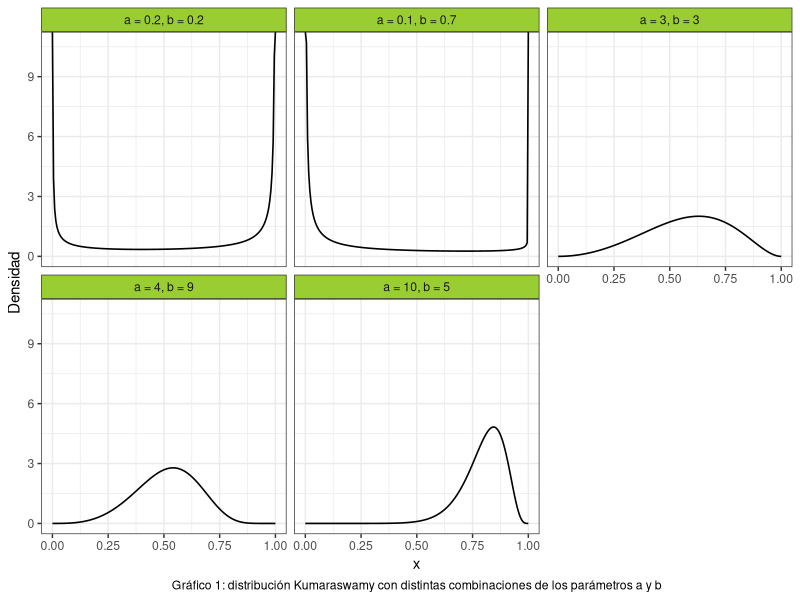
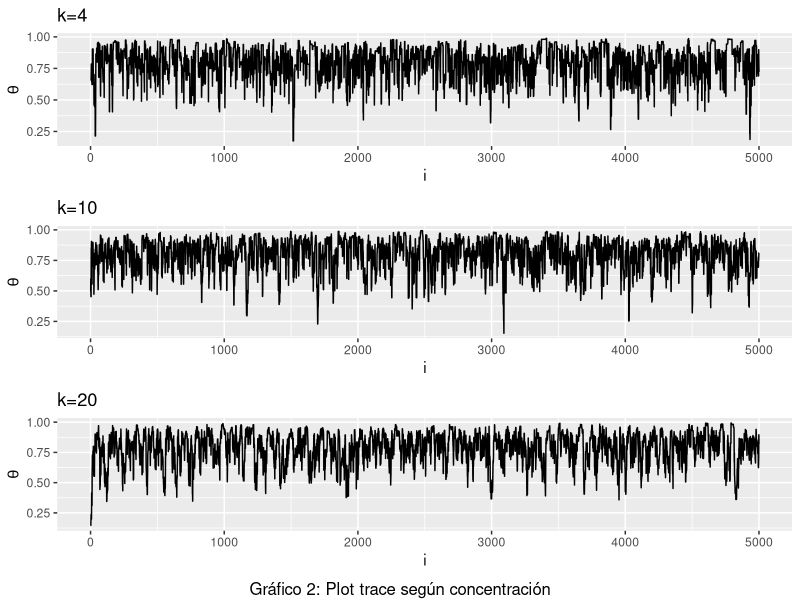
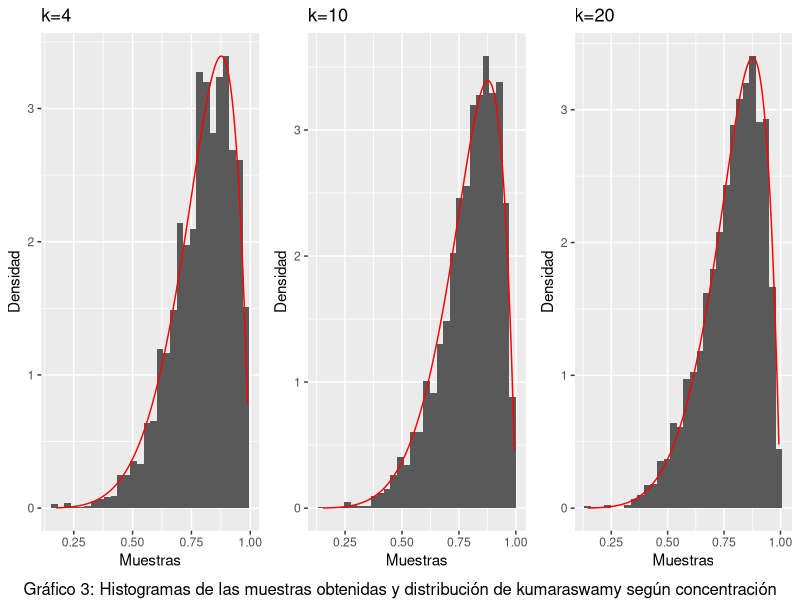
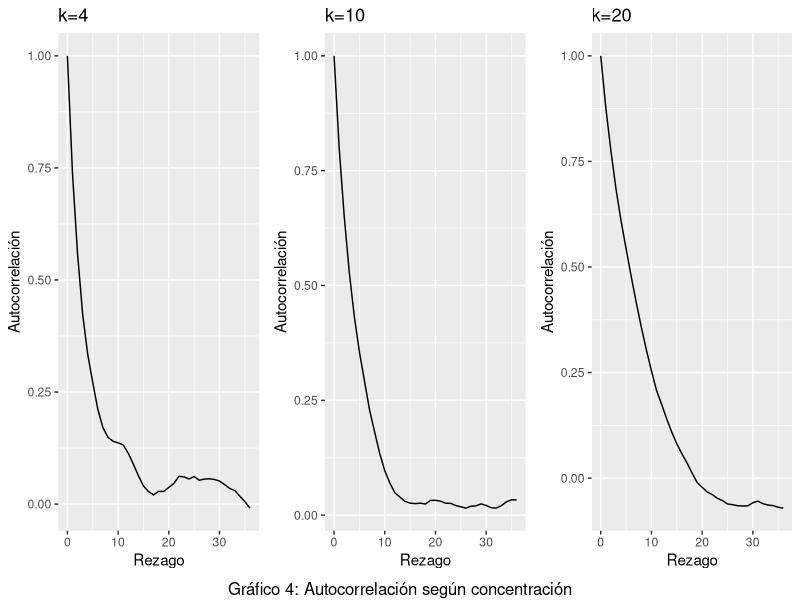
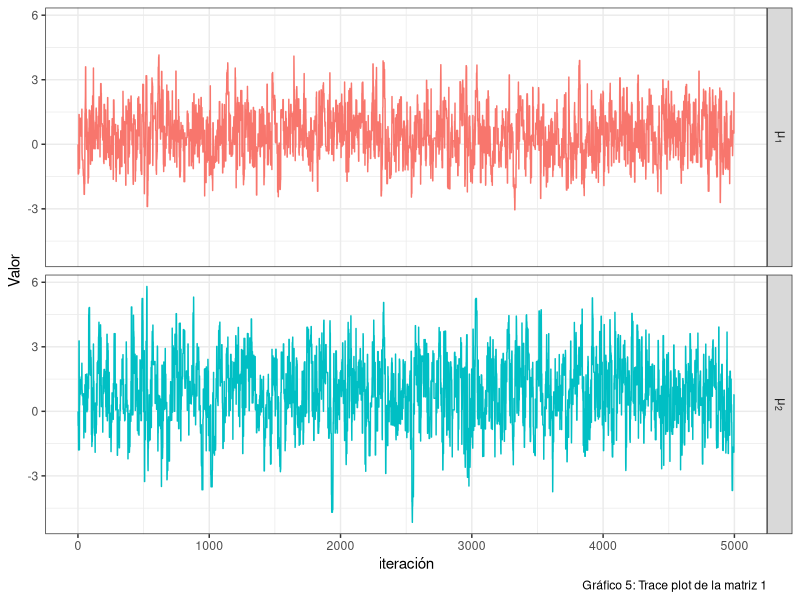
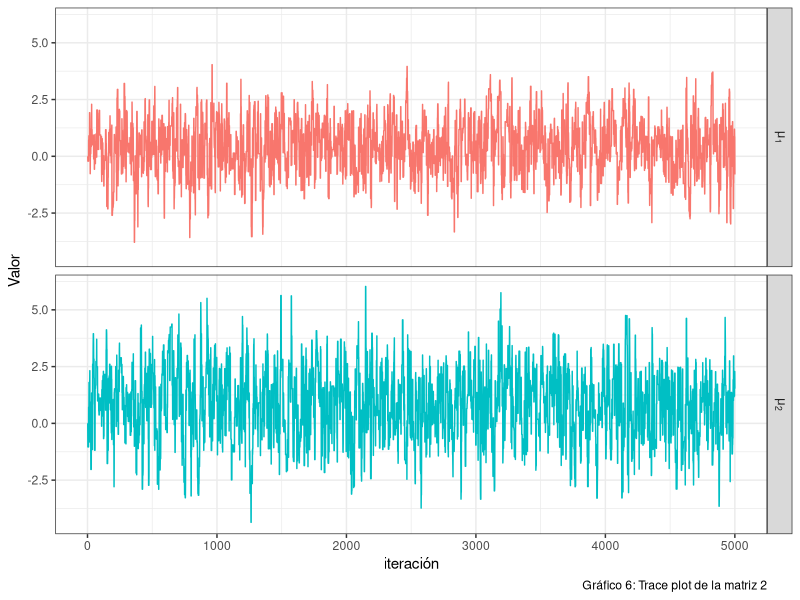
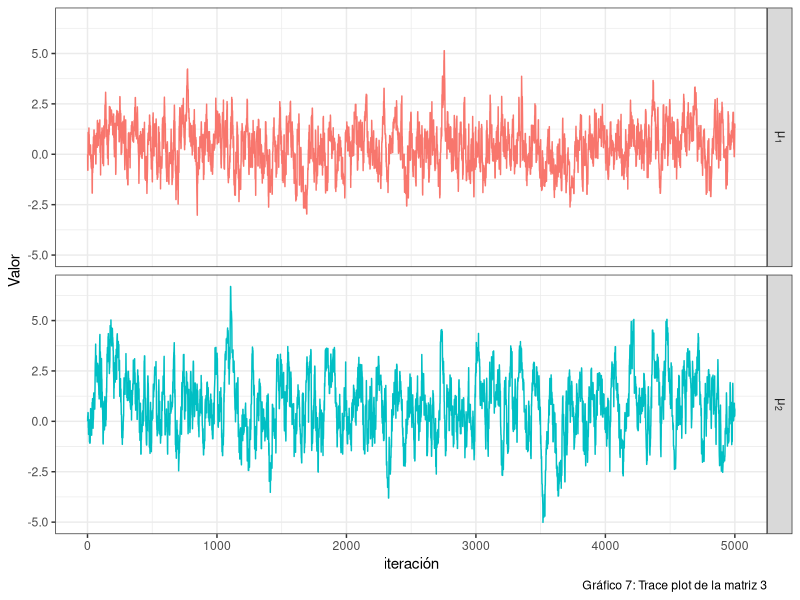
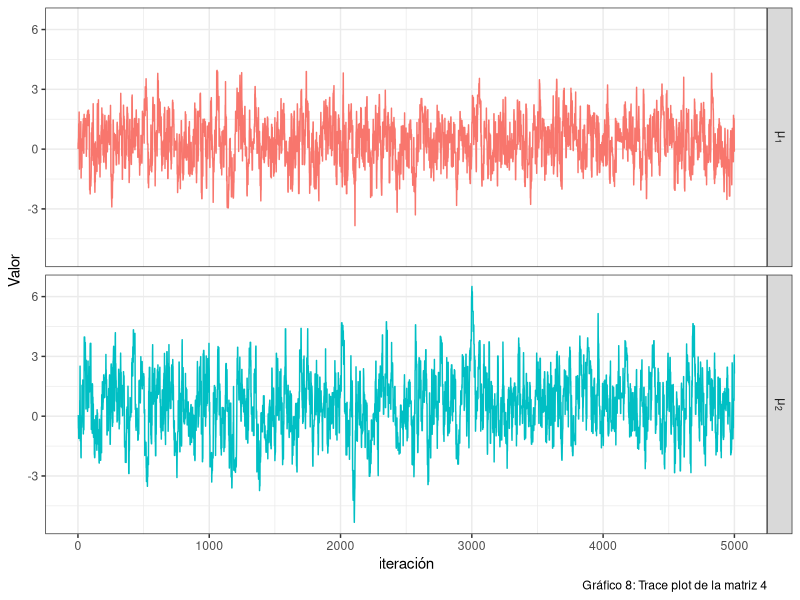

Reproduce these figures in R, in order.
## ---- chunk 1
#Librerias
library(ggplot2)
library(dplyr)
library(gridExtra)
library(kableExtra)
library(stats)
library(mvtnorm)
set.seed(394)
## ---- chunk 2

cant_saltos <- 0


sample_mh <- function(d_objetivo, r_propuesta, d_propuesta, p_inicial, n) {
  muestras <- matrix(nrow = n, ncol = length(p_inicial))
  muestras[1, ] <- p_inicial
  
  for(i in 2:n) {
    p_actual <- muestras[i-1,]
    p_nuevo <- r_propuesta(p_actual)
    
    f_nuevo <- d_objetivo(p_nuevo)
    f_actual <- d_objetivo(p_actual)
    
    q_actual <- d_propuesta(p_actual, mean = p_nuevo)
    q_nuevo <- d_propuesta(p_nuevo, mean = p_actual)
    
    alpha <- min(1, (f_nuevo/f_actual)*(q_actual/q_nuevo))
    aceptar <- rbinom(1, 1, alpha)
    
    if(aceptar) { 
      muestras[i,] <- p_nuevo
      cant_saltos <- cant_saltos + 1
      
    } else {
      muestras[i,] <- p_actual
    }
  }
  
  if (ncol(muestras) == 1) {
    muestras <- as.vector(muestras)
  } 
  return(list(muestras=muestras,cant_saltos=cant_saltos))
}

## ---- chunk 3
#Punto 2
# Crear grilla para los valores de "x"
grid_n <- 200
x_grid <- seq(0, 1, length.out = grid_n)

kumaraswamy <- function(x, a, b){
  a*b*(x^(a-1))*((1-(x^a))^(b-1))
}

a <- c(0.2, 0.1, 3, 4, 10)
b <- c(0.2, 0.7, 3, 9, 5)


#Creamos un data frame para graficar la distribución de Kumaraswamy:

data1 <- data.frame(
  Funcion = as.factor(rep(1:5, each = grid_n)),
  Densidad = numeric(5 * grid_n),
  Grilla = rep(x_grid, times = 5)
) 

# Completamos el data frame con las densidades:
for(i in 1:5) {
    indices <- seq(from = 1 + (i - 1) * 200, to = 200 + (i - 1) * 200)
    data1$Densidad[indices] <- kumaraswamy(x_grid, a[i], b[i])
}

# Cambiamos las etiquetas de las variables para mejorar el gráfico
levels(data1$Funcion) <- c("a = 0.2, b = 0.2",
                           "a = 0.1, b = 0.7",
                           "a = 3, b = 3",
                           "a = 4, b = 9",
                           "a = 10, b = 5")

ggplot(data = data1, aes(x = Grilla, y = Densidad)) +
  geom_line(size = 0.55) +
  facet_wrap(~Funcion) +
  theme_bw() +
  labs(x = "x",
       caption = "Gráfico 1: distribución Kumaraswamy con distintas combinaciones de los parámetros a y b") + 
  theme(
    strip.background = element_rect(fill = "olivedrab3"),
    plot.caption = element_text(hjust = 0.5)
  )

## ---- chunk 4
#Punto 3
concentracion3 <- c(4,10,20)
tabla3 <- data.frame ( 
  concentracion = rep(concentracion3, each = 5000),
  muestra = numeric(15000)
  )
tasa3 <- numeric(3)

for (i in 1:3) {
#Funciones a usar
d_objetivo3 <- function(x) kumaraswamy(x, 6, 2)
d_propuesta3 <- function(x, mean) dbeta(x, shape1 = mean * concentracion3[i], shape2 = (1-mean) * concentracion3[i])
r_propuesta3 <- function(x) rbeta(1, shape1 = x * concentracion3[i], shape2 = (1-x) * concentracion3[i])
#Donde x hace referencia a mu
n3 <- 5000
p_inicial3 <- rbeta(1,shape1=2,shape2=2)
funcion3 <- sample_mh(d_objetivo3, r_propuesta3, d_propuesta3, p_inicial3, n3)
indices <- seq(from = 1 + (i - 1) * 5000, to = 5000 + (i - 1) * 5000)
tabla3$muestra[indices] <- funcion3$muestras

tasa3[i] <- funcion3$cant_saltos/n3
} 

#Tasa de aceptacion
# tabla3_2 <- 
  data.frame(
  Concentracion = c("4","10","20"),
  Tasa_de_aceptacion = tasa3
) %>%
  kable() %>%
  kable_styling(bootstrap_options = c("striped","hover","condensed")) %>%
  add_footnote("Tabla 1: Tasa de aceptación")

# print(tabla3_2)
## ---- chunk 5

#Gata peluda junta
# Agrego una columna con el orden de las muestras
tabla3$orden <- rep(1:5000, times = 3)
tabla3$concentracion <- as.factor(tabla3$concentracion) 


# Gráfico con múltiples líneas
grafico3_1 <- ggplot(data = tabla3, aes(x = orden, y = muestra, group = concentracion, color = concentracion)) +
  geom_line() +
  theme_bw() +
  labs(x = "x", y = "y", color = "Group", caption = "Gráfico: Trace plot para las 3 concentraciones") +
  theme(legend.position = "top")  



#Trace plots
plot_trace <- function(x){
  data.frame(x = seq_along(x), y = x) %>% 
    ggplot() +
    geom_line(aes(x = x, y = y))
}

grafico3_2 <- plot_trace(tabla3$muestra[1:5000]) +
              labs(x = "i", y = expression(theta), title = "k=4")
grafico3_3 <- plot_trace(tabla3$muestra[5001:10000]) +
              labs(x = "i", y = expression(theta), title = "k=10")
grafico3_4 <- plot_trace(tabla3$muestra[10001:15000]) +
              labs(x = "i", y = expression(theta), title = "k=20")

grid.arrange(grafico3_2,grafico3_3,grafico3_4, nrow=3, bottom ="Gráfico 2: Plot trace según concentración")
## ---- chunk 6

#Histogramas
plot_hist <- function(x, d_objetivo3) {
  x_seq <- seq(min(x), max(x), length.out = n3)
  df_hist <- data.frame(x = x)
  df_line <- data.frame(x = x_seq, y = d_objetivo3(x_seq))
  
  ggplot(df_hist)+
    geom_histogram(aes(x = x, y =after_stat(density))) +
    geom_line(aes(x = x, y = y), data = df_line, color = "red")
}

grafico3_5 <- plot_hist(tabla3$muestra[1:5000],d_objetivo3) +
  labs (title = "k=4", x = "Muestras", y = "Densidad")
grafico3_6 <- plot_hist(tabla3$muestra[5001:10000],d_objetivo3) +
  labs (title = "k=10", x = "Muestras", y = "Densidad")
grafico3_7 <- plot_hist(tabla3$muestra[10001:15000],d_objetivo3) +
  labs (title = "k=20", x = "Muestras", y = "Densidad")

grid.arrange(grafico3_5,grafico3_6,grafico3_7,nrow=1, bottom = "Gráfico 3: Histogramas de las muestras obtenidas y distribución de kumaraswamy según concentración")

## ---- chunk 7

#Graficos de autocorrelacion
plot_acf <- function(data, title) {
  acf_result <- acf(data, plot = FALSE)
  ggplot() +
    geom_line(aes(y = acf_result$acf, x = acf_result$lag)) +
    labs(title = title, x = "Rezago", y = "Autocorrelación")
}


grafico3_8 <- plot_acf(tabla3$muestra[1:5000], "k=4")
grafico3_9 <- plot_acf(tabla3$muestra[5001:10000], "k=10")
grafico3_10 <- plot_acf(tabla3$muestra[10001:15000], "k=20")

grid.arrange(grafico3_8,grafico3_9,grafico3_10,nrow=1,  bottom = "Gráfico 4: Autocorrelación según concentración") 

## ---- chunk 8
#Punto 4
muestra4_1 <- tabla3$muestra[1:5000]
muestra4_2 <- tabla3$muestra[5001:10000]
muestra4_3 <- tabla3$muestra[10001:15000]

#Calculo de la media y los percentiles 5 y 95 para X:
variable_x <- data.frame(
  Muestra = c("1", "2", "3"),
  Concentración = c("k=4", "k=10", "k=20"),
  Medias =  c(mean(muestra4_1), mean(muestra4_2), mean(muestra4_3)),
  Percentil_5 = c(quantile(muestra4_1, prob = c(0.05)),
                  quantile(muestra4_2, prob = c(0.05)),
                  quantile(muestra4_3, prob = c(0.05))
                  ),
  Percentil_95 = c(quantile(muestra4_1, prob = c(0.95)),
                  quantile(muestra4_2, prob = c(0.95)),
                  quantile(muestra4_3, prob = c(0.95))
                  )
) %>%
  kable() %>%
  kable_styling(bootstrap_options = c("striped","hover","condensed")) %>%
  add_footnote("Tabla 2: Media y percentiles de X")

print(variable_x)


## ---- chunk 9
#Cálculo de la media y los percentiles 5 y 95 para logit(X):
l_m1 <- log((muestra4_1/(1-muestra4_1)))
l_m2 <- log((muestra4_2/(1-muestra4_2)))
l_m3 <- log((muestra4_3/(1-muestra4_3)))



variable_logit_X <- data.frame(
  Muestra = c("1", "2", "3"),
  Concentración = c("k=4", "k=10", "k=20"),
  Medias = c(mean(l_m1), mean(l_m2), mean(l_m3)),
  Percentil_5 = c(quantile(l_m1, prob = c(0.05)),
                  quantile(l_m2, prob = c(0.05)),
                  quantile(l_m3, prob = c(0.05))
                  ),
  Percentil_95 = c(quantile(l_m1, prob = c(0.95)),
                  quantile(l_m2, prob = c(0.95)),
                  quantile(l_m3, prob = c(0.95))
                  )
) %>%
  kable() %>%
  kable_styling(bootstrap_options = c("striped","hover","condensed")) %>%
  add_footnote("Tabla 3: Media y percentiles de logit(X)")


print(variable_logit_X)


## ---- chunk 10
#Paso 7

# Funciones a utilizar

#1.Trace plot
plot_trace <- function(x, y) {
  n <- length(x)
  df <- data.frame(
    x = rep(1:n, 2),
    y = c(x,y),
    parametro = factor(rep(1:2, each = n), labels = c(expression(mu[1]), expression(mu[2]))) 
  )
  
  ggplot(df) +
    geom_line(aes(x = x, y = y, color = parametro)) +
    facet_wrap(~parametro, labeller = label_parsed,
               nrow = 2, strip.position = "right") +
    labs(x = "iteración", y = "Valor") +
    theme_bw()
}



#2. Número efectivo de muestras
n_eff <- function(muestras){
  S <- length(muestras)
  autocorr <- acf(muestras, plot = F, lag = Inf)$acf
  limite <- which((autocorr < 0.001))[1] #sumamos hasta ese valor
  denom <- 1 + 2 * sum(autocorr[2:limite])
  
  S/denom
  
}


n7 <- 5000
funcion7_1 <- function(matriz_cov) {
    d_objetivo7 <- function(x) dmvnorm(x,c(0.4,0.75),matrix(c(1.35,0.4,0.4,2.4),nrow=2))
    d_propuesta7 <- function(x, mean) dmvnorm(x,mean = mean ,sigma = matriz_cov)
    r_propuesta7 <- function(x) rmvnorm(1, mean = x, sigma = matriz_cov)  


funcion7 <- sample_mh(d_objetivo7,r_propuesta7,d_propuesta7,c(0,0),n7)
muestra7 <- funcion7$muestras
grafico7_1 <- plot_trace(muestra7[,1],muestra7[,2])
n_eff7_1 <- n_eff(muestra7[,1])
n_eff7_2 <- n_eff(muestra7[,2])
 return(list(grafico = grafico7_1, n1 = n_eff7_1, n2 = n_eff7_2,
             muestra7 = muestra7))

}

#Evalucación de diferentes matrices de variancia y covariancia
matriz1 <- funcion7_1(matrix(c(2, 0.5, 0.5, 3), nrow = 2))
matriz2 <- funcion7_1(matrix(c(2, 0, 0, 3), nrow = 2))
matriz3 <- funcion7_1(matrix(c(0.4, 0, 0, 0.4), nrow = 2))
matriz4 <- funcion7_1(matrix(c(1, 0, 0, 1), nrow = 2))
matriz5 <- funcion7_1(matrix(c(5, 0, 0, 6), nrow = 2))

matriz1$grafico + labs(caption = "Gráfico 5: Trace plot de la matriz 1") +
    theme(legend.position = "none")
matriz2$grafico + labs(caption = "Gráfico 6: Trace plot de la matriz 2") +
    theme(legend.position = "none")
matriz3$grafico + labs(caption = "Gráfico 7: Trace plot de la matriz 3") +
    theme(legend.position = "none")
matriz4$grafico + labs(caption = "Gráfico 8: Trace plot de la matriz 4") +
    theme(legend.position = "none")
matriz5$grafico + labs(caption = "Gráfico 9: Trace plot de la matriz 5") +
    theme(legend.position = "none")

## ---- chunk 11

tabla <- data.frame(
  Matriz = c("1", "2", "3", "4", "5"),
  Num_efectivo_p1 = trunc(c(matriz1$n1, matriz2$n1, matriz3$n1, matriz4$n1, matriz5$n1)),
  Num_efectivo_p2 = trunc(c(matriz1$n2, matriz2$n2, matriz3$n2, matriz4$n2, matriz5$n2))
  ) %>%
  kable() %>%
  kable_styling(bootstrap_options = c("striped","hover","condensed")) %>%
  add_footnote("Tabla 4: Números efectivos de muestras para cada matriz y cada parámetro")

print(tabla)
#Nos quedariamos con la ultima matriz.
## ---- chunk 12
#Punto 8: se calculan las probabilidades con la última matriz de var y cov.
muestra7 <- as.data.frame(matriz5$muestra7)
colnames(muestra7) <- c("X", "Y")

#Probabilidades estimadas
#Probabilidad n°1:
prob1 <- muestra7 %>% 
  filter(X > 1) %>% 
  count(Y < 0)

p1 <- prob1$n[2]/(n7)


#Probabilidad n°2:
prob2 <- muestra7 %>% 
  filter(X > 1) %>% 
  count(Y > 2)

p2 <- prob2$n[2]/(n7)



#Probabilidad n°3:
prob3 <- muestra7 %>% 
  filter(X > 0.4) %>% 
  count(Y > 0.75)

p3 <- prob3$n[2]/(n7)



#Probabilidades reales:

#Probabilidad n°1:
p4 <- pmvnorm(lower = c(1, -Inf), upper = c(Inf, 0), 
        mean = c(0.4, 0.75), sigma = matrix(c(1.35, 0.4, 0.4, 2.4), nrow = 2))

#Cómo funcionan "lower" y "upper"? 
#"lower" es un vector que indica los limites inferiores de cada variable: 1 para X y -Infinito para Y; "upper" funciona de manera igual.


#Probabilidad n°2:
p5 <- pmvnorm(lower = c(1, 2), upper = c(Inf, Inf), 
        mean = c(0.4, 0.75), sigma = matrix(c(1.35, 0.4, 0.4, 2.4), nrow = 2))



#Probabilidad n°3:
p6 <- pmvnorm(lower = c(0.4, 0.75), upper = c(Inf, Inf), 
        mean = c(0.4, 0.75), sigma = matrix(c(1.35, 0.4, 0.4, 2.4), nrow = 2))

data.frame (
  Probabilidad = c("i","ii","iii"),
  Estimada = c(p1,p2,p3),
  Real = c(p4,p5,p6)
) %>%
  kable() %>%
  kable_styling(bootstrap_options = c("striped","hover","condensed")) %>%
  add_footnote("Tabla 5: Probabilidades estimadas y reales")
## ---- chunk 13
#Punto 9

p_estrella <- function(x, a, b){
  exp(-((((a - x[1])^2) + b * ((x[2] - x[1])^2))^2))
}



n9 <- 5000

funcion9_1 <- function(matriz_cov) {
    d_objetivo9 <- function(x) p_estrella(x, 0.5, 5)
    d_propuesta9 <- function(x, mean) dmvnorm(x, mean = mean, sigma = matriz_cov)
    r_propuesta9 <- function(x) rmvnorm(1, mean = x, sigma = matriz_cov)  
    
    funcion9 <- sample_mh(d_objetivo9,r_propuesta9,d_propuesta9,c(0,0),n9)
    muestra9 <- funcion9$muestras
    grafico9_1 <- plot_trace(muestra9[,1],muestra9[,2])
    
    n_eff9_1 <- n_eff(muestra9[,1])
    n_eff9_2 <- n_eff(muestra9[,2])
    tasa9 <- funcion9$cant_saltos/n9
    autocorr_1 <- acf(muestra9[,1], plot = F)
    autocorr_2 <- acf(muestra9[,2], plot = F)
    
    return(list(grafico = grafico9_1, n1 = n_eff9_1, n2 = n_eff9_2,
             muestra9 = muestra9, tasa9 = tasa9, autocorr_p1 = autocorr_1,
             autocorr_p2 = autocorr_2))

}


matriz1 <- funcion9_1(matrix(c(0.3, 0.1, 0.1, 0.2), nrow = 2))
matriz2 <- funcion9_1(matrix(c(2, 0, 0, 2), nrow = 2))
matriz3 <- funcion9_1(matrix(c(4, 1, 1, 4), nrow = 2))



grafico9_1_1 <- ggplot()+
  geom_line(aes(y = matriz1$autocorr_p1$acf, x = matriz1$autocorr_p1$lag)) +
  labs (title = "Autocorrelación para 'a' ", x = "Rezago", y = "Autocorrelación")

grafico9_1_2 <- ggplot()+
  geom_line(aes(y = matriz1$autocorr_p2$acf, x = matriz1$autocorr_p2$lag)) +
  labs (title = "Autocorrelación para 'b' ", x = "Rezago", y = "Autocorrelación")


grafico9_2_1 <- ggplot()+
  geom_line(aes(y = matriz2$autocorr_p1$acf, x = matriz2$autocorr_p1$lag)) +
  labs (title = "Autocorrelación para 'a' ", x = "Rezago", y = "Autocorrelación")

grafico9_2_2 <- ggplot()+
  geom_line(aes(y = matriz2$autocorr_p2$acf, x = matriz2$autocorr_p2$lag)) +
  labs (title = "Autocorrelación para 'b' ", x = "Rezago", y = "Autocorrelación")

grafico9_3_1 <- ggplot()+
  geom_line(aes(y = matriz3$autocorr_p1$acf, x = matriz3$autocorr_p1$lag)) +
  labs (title = "Autocorrelación para 'a' ", x = "Rezago", y = "Autocorrelación")


grafico9_3_2 <- ggplot()+
  geom_line(aes(y = matriz3$autocorr_p2$acf, x = matriz3$autocorr_p2$lag)) +
  labs (title = "Autocorrelación para 'b' ", x = "Rezago", y = "Autocorrelación")
## ---- chunk 14
grid.arrange(matriz1$grafico, matriz3$grafico, ncol= 2)

tasas <- data.frame(
  Matriz = c("1", "2", "3"),
  Tasa = c(matriz1$tasa9, matriz2$tasa9, matriz3$tasa9)
)


grid.arrange(grafico9_1_1, grafico9_2_1, grafico9_3_1, ncol = 3)
grid.arrange(grafico9_1_2, grafico9_2_2, grafico9_3_2, ncol = 3)
## ---- chunk 15
#Punto 10
muestra9 <- as.data.frame(matriz1$muestra9)
colnames(muestra9) <- c("X", "Y")

#Probabilidades estimadas
#Probabilidad n°1:
prob1 <- muestra9 %>% 
  filter(X > 0 & X < 1 ) %>% 
  count(Y < 1 & Y > 0)

prob1$n[2]/(n9)



#Probabilidad n°2:
prob2 <- muestra9 %>% 
  filter(X > -1 & X < 0 ) %>% 
  count(Y < 1 & Y > 0)

prob2$n[2]/(n9)




#Probabilidad n°3:
prob3 <- muestra9 %>% 
  filter(X > 1 & X < 2 ) %>% 
  count(Y < 3 & Y > 2)

prob3$n[2]/(n9)
## ---- chunk 16
# Punto 11
# Calculo P(0<X1<1, 0<X2<1)

k <- 10000
u <- matrix(runif(k*2), ncol = 2)
p_estrella_eval <- numeric(k)

for (i in 1:k) {
  p_estrella_eval[i] <- p_estrella(u[i,], 0.5, 5)
}

rdo_prob1 <- mean(p_estrella_eval)

# Calculo P(-1<X1<0, 0<X2<1)

u <- matrix(c(runif(k, min = -1, max = 0),
              runif(k, min = 0, max = 1)),
            ncol = 2)

for (i in 1:k) {
  p_estrella_eval[i] <- p_estrella(u[i,], 0.5, 5)
}

rdo_prob2 <- mean(p_estrella_eval)

# Calculo P(1<X1<2, 2<X2<3)

u <- matrix(c(runif(k, min = 1, max = 2),
              runif(k, min = 2, max = 3)),
            ncol = 2)

for (i in 1:k) {
  p_estrella_eval[i] <- p_estrella(u[i,], 0.5, 5)
}

rdo_prob3 <- mean(p_estrella_eval)
